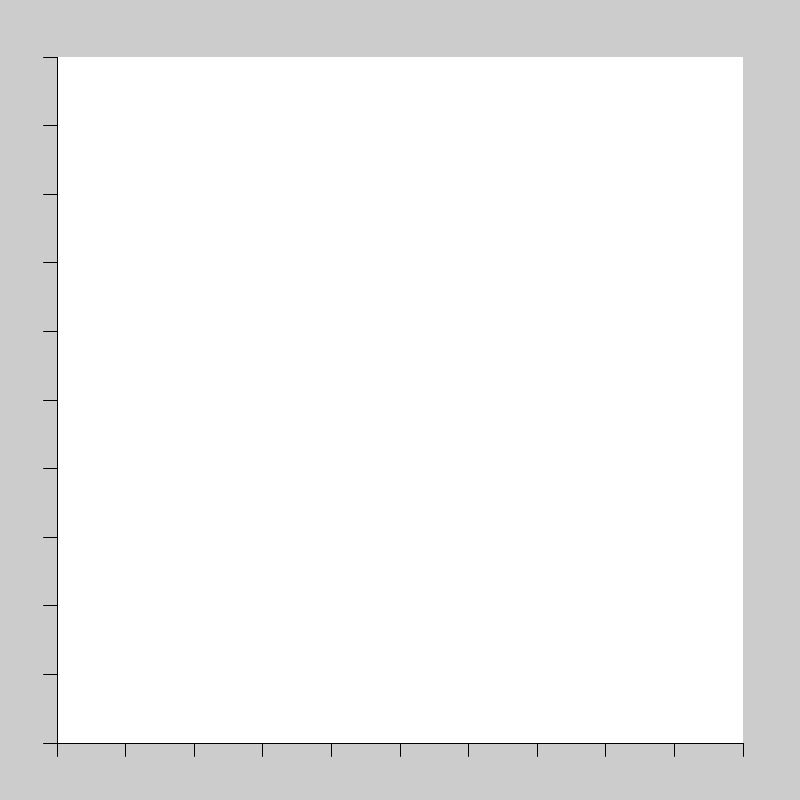
Frame 1 (no input)
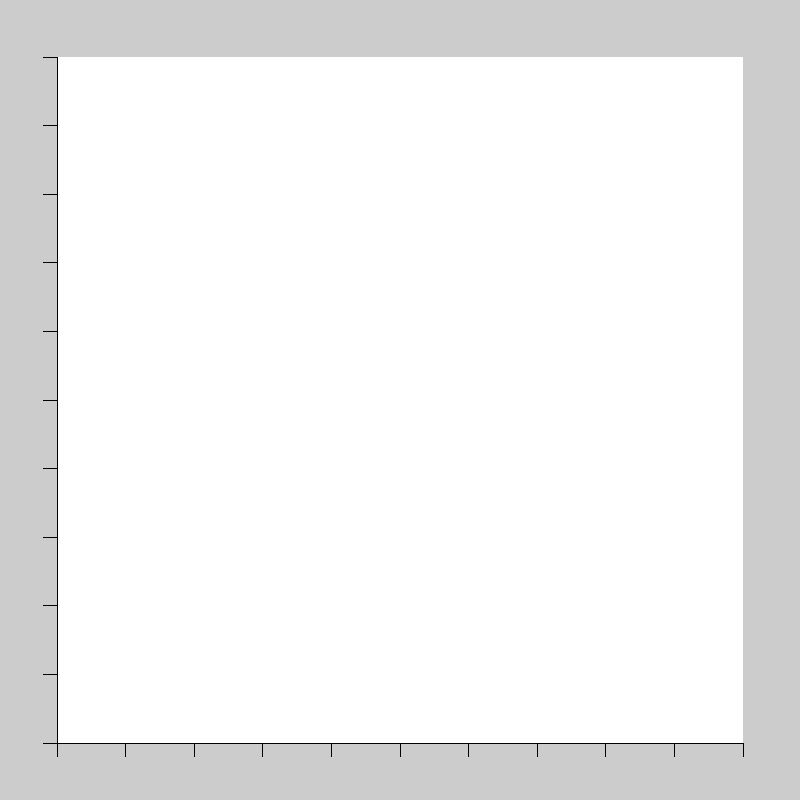
Frame 60 (the mouse pressed at the canvas centre just before this capture)
Frame 120 (the mouse held since frame 60 and released just before this capture): identical to frame 60, image omitted

The Processing sketch that drew these frames (run headless with seeded random() and noise(); from frame 60 on, the mouse is pressed at the canvas centre):

// Processing sketch: sketch_190421a
// ── sketch_190421a.pde

 Grid grid;
void setup()
{
  size(800,800);
  grid = new Grid();
}


void draw()
{
 // background(255);
  grid.drawGrid();
}

// ── Grid.pde





class Grid
{
 int xspread;
 int yspread;
 float x;
 float y;
 float w;
 float h;
 float xunit;
 float yunit;
 
 Grid()
 {
   
   x = width / 14;
   y = height / 14;
   xspread = 100;
   yspread = 100;
   w = width - x - x;
   h = height - y - y;
   xunit =  w / xspread;
   yunit =  h / yspread;
 };
 
 void drawGrid()
 {
   noStroke();
     fill(255);
   rect(x,y,w,h);
   stroke(1);
  line(x , y + h,x+  w , y + h);
   
   for(int i = 0; i <= xspread; i += 10)
   {
     line(x + (i * xunit), y + h, x + (i * xunit), y + h + (2 * yunit));
   }
   
   line(x , y + h, x ,y);
   
   for(int i = 0; i <= yspread; i += 10)
   {
     line(x, y + h -(i * yunit), x - (2 * xunit), y + h - (i * yunit));
   }
   
   
 };
};
